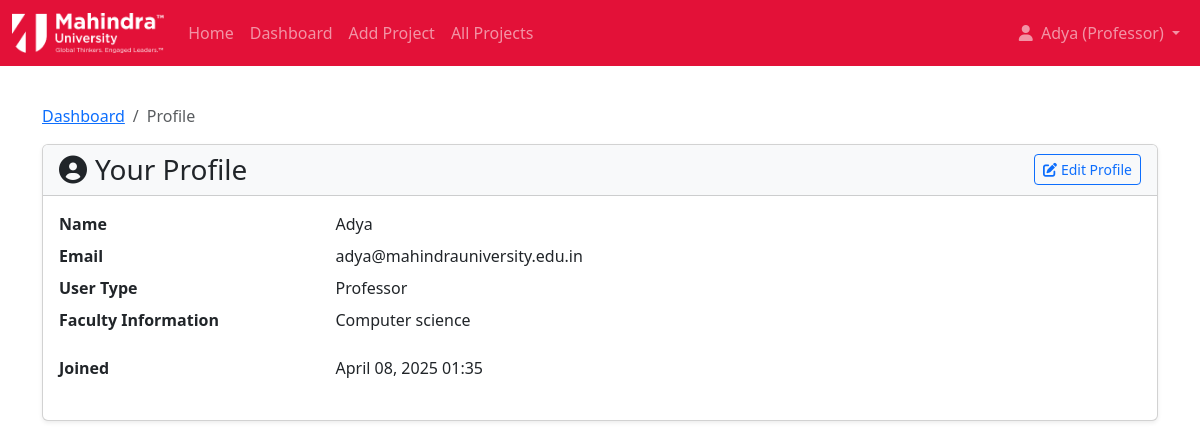
The page /profile/ (signed in) on the database its author committed.
### portal/models.py (models this page shows, shortened)
class User(AbstractBaseUser, PermissionsMixin):
    email = models.EmailField(unique=True)
    name = models.CharField(max_length=150)
    usertype = models.CharField(max_length=10, choices=[('student', 'Student'), ('professor', 'Professor')])
    is_staff = models.BooleanField(default=False) # Required for Django admin
    is_active = models.BooleanField(default=True) # Required for Django auth
    date_joined = models.DateTimeField(default=timezone.now)
    USERNAME_FIELD = 'email' # Use email for login
    REQUIRED_FIELDS = ['name'] # Required fields when creating user via createsuperuser
    objects = CustomUserManager() # Assign the custom manager

class Profile(models.Model):
    user = models.OneToOneField(User, on_delete=models.CASCADE, related_name='profile')
    academicdetails = models.TextField(blank=True, null=True, verbose_name="Academic Details (Students)")
    facultyinformation = models.TextField(blank=True, null=True, verbose_name="Faculty Information (Professors)")
    branch = models.CharField(max_length=50, blank=True, null=True, verbose_name="Branch (Students)") # Student specific

### portal/views.py (the view)
# urls.py: path('profile/', views.profile_view, name='profile_view'),
@login_required
def profile_view(request):
    user = request.user
    try:
        profile = Profile.objects.get(user=user) # Or query explicitly
    except Profile.DoesNotExist:
        profile = None
        messages.warning(request, "Profile details not found. Please edit your profile to create them.")
    context = {
        'profile': profile
    }
    return render(request, 'portal/profile.html', context)

### templates/portal/profile.html (shortened to what this page needs)
{% extends 'base.html' %}
{% block content %}
<nav aria-label="breadcrumb">
    <ol class="breadcrumb">
        <li class="breadcrumb-item"><a href="{% url 'dashboard_redirect' %}">Dashboard</a></li>
        <li class="breadcrumb-item active" aria-current="page">Profile</li>
    </ol>
</nav>
<div class="card shadow-sm">
    <div class="card-header bg-light d-flex justify-content-between align-items-center">
        <h3 class="mb-0"><i class="fas fa-user-circle me-2"></i>Your Profile</h3>
        <a href="{% url 'profile_edit' %}" class="btn btn-sm btn-outline-primary"><i class="fas fa-edit me-1"></i>Edit Profile</a>
    </div>
    <div class="card-body">
        <dl class="row">
            <dt class="col-sm-3">Name</dt>
            <dd class="col-sm-9">{{ user.name }}</dd>
            <dt class="col-sm-3">Email</dt>
            <dd class="col-sm-9">{{ user.email }}</dd>
            <dt class="col-sm-3">User Type</dt>
            <dd class="col-sm-9">{{ user.usertype|title }}</dd>
            {% if profile %}
                {% if user.usertype == 'student' %}
                    <dt class="col-sm-3">Branch</dt>
                    <dd class="col-sm-9">{{ profile.branch|default:"<span class='text-muted fst-italic'>Not set</span>"|safe }}</dd>
                    <dt class="col-sm-3">Academic Details</dt>
                    <dd class="col-sm-9">{{ profile.academicdetails|linebreaks|default:"<span class='text-muted fst-italic'>Not set</span>"|safe }}</dd>
                {% elif user.usertype == 'professor' %}
                    <dt class="col-sm-3">Faculty Information</dt>
                    <dd class="col-sm-9">{{ profile.facultyinformation|linebreaks|default:"<span class='text-muted fst-italic'>Not set</span>"|safe }}</dd>
                {% endif %}
            {% else %}
                 <dt class="col-sm-3">Profile Details</dt>
                 <dd class="col-sm-9"><span class='text-danger fst-italic'>Profile data missing.</span> <a href="{% url 'profile_edit' %}">Edit profile to add details.</a></dd>
            {% endif %}
                <dt class="col-sm-3">Joined</dt>
            <dd class="col-sm-9">{{ user.date_joined|date:"F d, Y H:i" }}</dd>
        </dl>
    </div>
</div>
{% endblock %}

### templates/partials/_navbar.html (shortened to what this page needs)
{% load static %}
<nav class="navbar navbar-expand-lg navbar-dark fixed-top" style="background-color: #e31138 !important;">
    <div class="container-fluid">
        <a class="navbar-brand" href="{% url 'home' %}">
            <img src="{% static 'img/mahindra_logo.png' %}" alt="Mahindra University" style="height: 40px;">
        </a>
        <div class="collapse navbar-collapse" id="navbarNav">
            <ul class="navbar-nav me-auto mb-2 mb-lg-0">
                <li class="nav-item">
                    <a class="nav-link {% if request.resolver_match.url_name == 'home' %}active{% endif %}" href="{% url 'home' %}">Home</a>
                </li>
                {% if user.is_authenticated %}
                    {% if user.usertype == 'student' %}
                        <li class="nav-item">
                            <a class="nav-link {% if request.resolver_match.url_name == 'student_dashboard' %}active{% endif %}" href="{% url 'student_dashboard' %}">Dashboard</a>
                        </li>
                        <li class="nav-item">
                            <a class="nav-link {% if request.resolver_match.url_name == 'project_list' %}active{% endif %}" href="{% url 'project_list' %}">Browse Projects</a>
                        </li>
                            <li class="nav-item">
                            <a class="nav-link {% if request.resolver_match.url_name == 'application_history' %}active{% endif %}" href="{% url 'application_history' %}">My Applications</a>
                        </li>
                    {% elif user.usertype == 'professor' %}
                        <li class="nav-item">
                            <a class="nav-link {% if request.resolver_match.url_name == 'professor_dashboard' %}active{% endif %}" href="{% url 'professor_dashboard' %}">Dashboard</a>
                        </li>
                        <li class="nav-item">
                            <a class="nav-link {% if request.resolver_match.url_name == 'add_project' %}active{% endif %}" href="{% url 'add_project' %}">Add Project</a>
                        </li>
                         <li class="nav-item">
                            <a class="nav-link {% if request.resolver_match.url_name == 'project_list' %}active{% endif %}" href="{% url 'project_list' %}">All Projects</a>
                        </li>
                    {% endif %}
                {% else %}
                    <li class="nav-item">
                        <a class="nav-link {% if request.resolver_match.url_name == 'project_list' %}active{% endif %}" href="{% url 'project_list' %}">View Projects</a>
                    </li>
                {% endif %}
            </ul>
            <ul class="navbar-nav ms-auto mb-2 mb-lg-0">
                    {% if user.is_authenticated %}
                    <li class="nav-item dropdown">
                        <a class="nav-link dropdown-toggle" href="#" role="button" data-bs-toggle="dropdown" aria-expanded="false">
                        <i class="fas fa-user me-1"></i> {{ user.name|truncatechars:20 }} ({{ user.usertype|title }})
                        </a>
                    </li>
                {% endif %}
            </ul>
        </div>
    </div>
</nav>

### static/css/style.css (style rules this page uses)
body { display: flex; flex-direction: column; min-height: 100vh; }
html, body { margin: 0 !important; padding: 0 !important; }
.navbar { margin-top: 0 !important; background-color: #e31138 !important; }

### rows shown on the page
User: name "Adya", usertype "Professor", email "adya@mahindrauniversity.edu.in", date_joined "April 08, 2025 01:35"
Profile: facultyinformation "Computer science"
